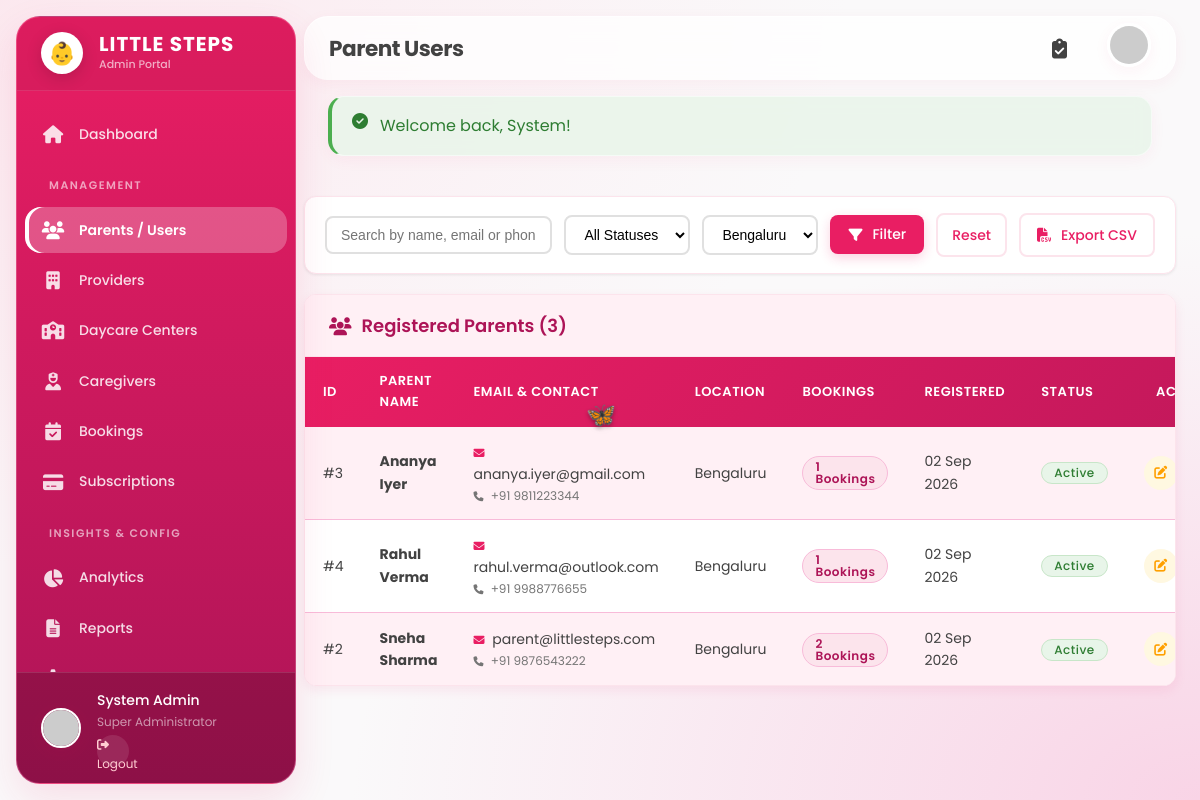
Screenshot of /admin/users.php?city=Bengaluru (signed in) with the database file from the repository.
### tables this page shows
CREATE TABLE `users` (
  `id` bigint(20) UNSIGNED NOT NULL AUTO_INCREMENT,
  `email` varchar(100) NOT NULL,
  `password` varchar(255) NOT NULL,
  `first_name` varchar(50) NOT NULL,
  `last_name` varchar(50) NOT NULL,
  `phone` varchar(20) DEFAULT NULL,
  `address` text DEFAULT NULL,
  `city` varchar(50) DEFAULT NULL,
  `state` varchar(50) DEFAULT NULL,
  `pincode` varchar(15) DEFAULT NULL,
  `profile_image` varchar(255) DEFAULT NULL,
  `role` enum('parent','admin') NOT NULL DEFAULT 'parent',
  `is_active` tinyint(1) NOT NULL DEFAULT 1,
  `email_verified` tinyint(1) NOT NULL DEFAULT 1,
  `verification_token` varchar(100) DEFAULT NULL,
  `last_login` datetime DEFAULT NULL,
  `created_at` timestamp NOT NULL DEFAULT current_timestamp(),
  `updated_at` timestamp NOT NULL DEFAULT current_timestamp() ON UPDATE current_timestamp(),
  PRIMARY KEY (`id`),
  UNIQUE KEY `email` (`email`),
  KEY `role` (`role`),
  KEY `is_active` (`is_active`)
);

### admin/users.php (the view, shortened to what this page needs)
<?php
require_once __DIR__ . '/../config/database.php';
require_once __DIR__ . '/../config/functions.php';
$conn = getDBConnection();
$search = sanitizeInput($conn, $_GET['search'] ?? '');
$statusFilter = $_GET['status'] ?? 'all';
$cityFilter = sanitizeInput($conn, $_GET['city'] ?? '');
$sql = "SELECT u.id, u.first_name, u.last_name, u.email, u.phone, u.city, u.is_active, u.created_at,
               COUNT(b.id) as bookings_count
        FROM users u
        LEFT JOIN bookings b ON u.id = b.user_id
        WHERE u.role = 'parent'";
if (!empty($cityFilter)) {
    $sql .= " AND u.city = '$cityFilter'";
}
$sql .= " GROUP BY u.id ORDER BY u.created_at DESC";
$users = $conn->query($sql)->fetch_all(MYSQLI_ASSOC);
$cities = [];
$cRes = $conn->query("SELECT DISTINCT city FROM users WHERE role = 'parent' AND city IS NOT NULL AND city != ''");
if ($cRes) {
    while($cRow = $cRes->fetch_assoc()) $cities[] = $cRow['city'];
}
require_once __DIR__ . '/includes/header.php';
?>
<div class="filter-card">
    <form method="GET" class="filter-form">
        <div style="flex: 2; min-width: 200px;">
            <input type="text" name="search" class="filter-input" style="width: 100%;" placeholder="Search by name, email or phone..." value="<?= htmlspecialchars($search) ?>">
        </div>
        <div>
            <select name="status" class="filter-input">
                <option value="all" <?= $statusFilter === 'all' ? 'selected' : '' ?>>All Statuses</option>
            </select>
        </div>
        <?php if(!empty($cities)): ?>
            <div>
                <select name="city" class="filter-input">
                    <?php foreach($cities as $city): ?>
                        <option value="<?= htmlspecialchars($city) ?>" <?= $cityFilter === $city ? 'selected' : '' ?>><?= htmlspecialchars($city) ?></option>
                    <?php endforeach; ?>
                </select>
            </div>
        <?php endif; ?>
        <button type="submit" class="btn btn-primary" style="padding: 9px 18px;">
            <i class="fas fa-filter"></i> Filter
        </button>
        <?php if(!empty($search) || $statusFilter !== 'all' || !empty($cityFilter)): ?>
            <a href="users.php" class="btn btn-secondary" style="padding: 9px 14px;">Reset</a>
        <?php endif; ?>
        <a href="users.php?export=csv" class="btn btn-secondary" style="margin-left: auto; padding: 9px 16px;">
            <i class="fas fa-file-csv"></i> Export CSV
        </a>
    </form>
</div>
<div class="table-container">
    <div class="table-header-bar">
        <h3 class="table-header-title">
            <i class="fas fa-users"></i> Registered Parents (<?= count($users) ?>)
        </h3>
    </div>
    <div style="overflow-x: auto;">
        <table class="admin-table">
            <thead>
                <tr>
                    <th>ID</th>
                    <th>Parent Name</th>
                    <th>Email & Contact</th>
                    <th>Location</th>
                    <th>Bookings</th>
                    <th>Registered</th>
                    <th>Status</th>
                    <th style="text-align: right;">Actions</th>
                </tr>
            </thead>
            <tbody>
                <?php if (empty($users)): ?>
                    <tr>
                        <td colspan="8" style="text-align: center; padding: 36px; color: #9E9E9E;">
                            <i class="fas fa-user-slash" style="font-size: 32px; color: var(--admin-pastel-pink); margin-bottom: 8px; display: block;"></i>
                            No parent users found matching criteria.
                        </td>
                    </tr>
                <?php else: ?>
                    <?php foreach ($users as $u): ?>
                        <tr>
                            <td>#<?= $u['id'] ?></td>
                            <td>
                                <strong><?= htmlspecialchars($u['first_name'] . ' ' . $u['last_name']) ?></strong>
                            </td>
                            <td>
                                <div><i class="fas fa-envelope" style="color: var(--admin-pink); font-size: 11px; margin-right: 4px;"></i> <?= htmlspecialchars($u['email']) ?></div>
                                <?php if($u['phone']): ?>
                                    <div style="font-size: 12px; color: #757575;"><i class="fas fa-phone" style="font-size: 10px; margin-right: 4px;"></i> <?= htmlspecialchars($u['phone']) ?></div>
                                <?php endif; ?>
                            </td>
                            <td><?= htmlspecialchars($u['city'] ?? 'Not set') ?></td>
                            <td>
                                <span class="badge badge-pink" style="font-weight: 600;">
                                    <?= $u['bookings_count'] ?> Bookings
                                </span>
                            </td>
                            <td><?= formatDate($u['created_at']) ?></td>
                            <td>
                                <span class="badge badge-<?= $u['is_active'] ? 'approved' : 'rejected' ?>">
                                    <?= $u['is_active'] ? 'Active' : 'Deactivated' ?>
                                </span>
                            </td>
                            <td style="text-align: right;">
                                <div class="btn-group-action">
                                    <a href="user_edit.php?id=<?= $u['id'] ?>" class="btn-icon btn-icon-edit" title="Edit & View Details">
                                        <i class="fas fa-edit"></i>
                                    </a>
                                </div>
                            </td>
                        </tr>
                    <?php endforeach; ?>
                <?php endif; ?>
            </tbody>
        </table>
    </div>
</div>
<?php require_once __DIR__ . '/includes/footer.php'; ?>

### assets/css/style.css (style rules this page uses)
:root { --main-pink: #E91E63; --light-pink: #FCE4EC; --dark-pink: #AD1457; --accent-pink: #F50057; --pastel-pink: #F8BBD9; --baby-pink: #FFF0F5; --white: #FFFFFF; --off-white: #FAF9FA; --light-gray: #F5F5F5; --medium-gray: #9E9E9E; --dark-gray: #424242; --near-black: #212121; --success: #4CAF50; --warning: #FF9800; --danger: #F44336; --info: #2196F3; --success-bg: #E8F5E9; --warning-bg: #FFF3E0; --danger-bg: #FFEBEE; --info-bg: #E3F2FD; --glass-bg: rgba(255, 255, 255, 0.75); --glass-border: rgba(255, 255, 255, 0.6); --glass-blur: blur(12px); --font-primary: 'Poppins', -apple-system, BlinkMacSystemFont, 'Segoe UI', Roboto, 'Helvetica Neue', Arial, sans-serif; --space-xs: 4px; --space-sm: 8px; --space-md: 16px; --space-lg: 24px; --space-xl: 32px; --space-2xl: 48px; --space-3xl: 64px; --radius-sm: 12px; --radius-md: 16px; --radius-lg: 24px; --radius-xl: 32px; --radius-full: 9999px; --shadow-sm: 0 4px 15px rgba(233,30,99,0.05); --shadow-md: 0 8px 30px rgba(233,30,99,0.08); --shadow-lg: 0 16px 40px rgba(233,30,99,0.12); --shadow-xl: 0 24px 60px rgba(233,30,99,0.15); }
* { margin: 0; padding: 0; box-sizing: border-box; }
body { font-family: var(--font-primary); background-color: var(--off-white); background-image: radial-gradient(at 0% 0%, rgba(252, 228, 236, 0.8) 0px, transparent 50%), radial-gradient(at 100% 100%, rgba(248, 187, 217, 0.6) 0px, transparent 50%); background-attachment: fixed; color: var(--dark-gray); line-height: 1.6; font-size: 16px; }
h1, h2, h3, h4, h5, h6 { color: var(--near-black); font-weight: 700; }
h3 { font-size: 1.35rem; line-height: 1.4; margin-bottom: var(--space-sm); }
a { color: var(--main-pink); text-decoration: none; transition: all 0.3s ease; }
.btn { display: inline-flex; align-items: center; justify-content: center; padding: 10px 24px; font-size: 14px; font-weight: 500; border-radius: 8px; cursor: pointer; transition: all 0.3s cubic-bezier(0.4, 0, 0.2, 1); border: none; font-family: inherit; gap: 10px; text-align: center; }
.btn-primary { background: var(--main-pink); color: var(--white); box-shadow: 0 4px 12px rgba(233, 30, 99, 0.2); }
.btn-secondary { background: var(--white); color: var(--main-pink); border: 2px solid var(--light-pink); padding: 10px 26px; }
.btn-icon { width: 36px; height: 36px; padding: 0; display: inline-flex; align-items: center; justify-content: center; }
.table-container { border-radius: var(--radius-md); overflow-x: auto; background: rgba(255, 255, 255, 0.5); border: 1px solid var(--glass-border); }
.badge { display: inline-flex; align-items: center; padding: 6px 14px; font-size: 12px; font-weight: 600; border-radius: var(--radius-full); line-height: 1; letter-spacing: 0.5px; }
.badge-pink { background: var(--light-pink); color: var(--dark-pink); border: 1px solid rgba(233, 30, 99, 0.2); }

### rows the page displays
users: id "3", first_name+last_name "Ananya Iyer", email "ananya.iyer@gmail.com", phone "+91 9811223344", city "Bengaluru", bookings_count "1", created_at "02 Sep 2026", is_active "Active"
users: id "4", first_name+last_name "Rahul Verma", email "rahul.verma@outlook.com", phone "+91 9988776655", city "Bengaluru", bookings_count "1", created_at "02 Sep 2026", is_active "Active"
users: id "2", first_name+last_name "Sneha Sharma", email "parent@littlesteps.com", phone "+91 9876543222", city "Bengaluru", bookings_count "2", created_at "02 Sep 2026", is_active "Active"

### other values shown
$pageTitleHeader "Parent Users"
$flash['message'] "Welcome back, System!"
count($users) "3"
form field city "Bengaluru"
